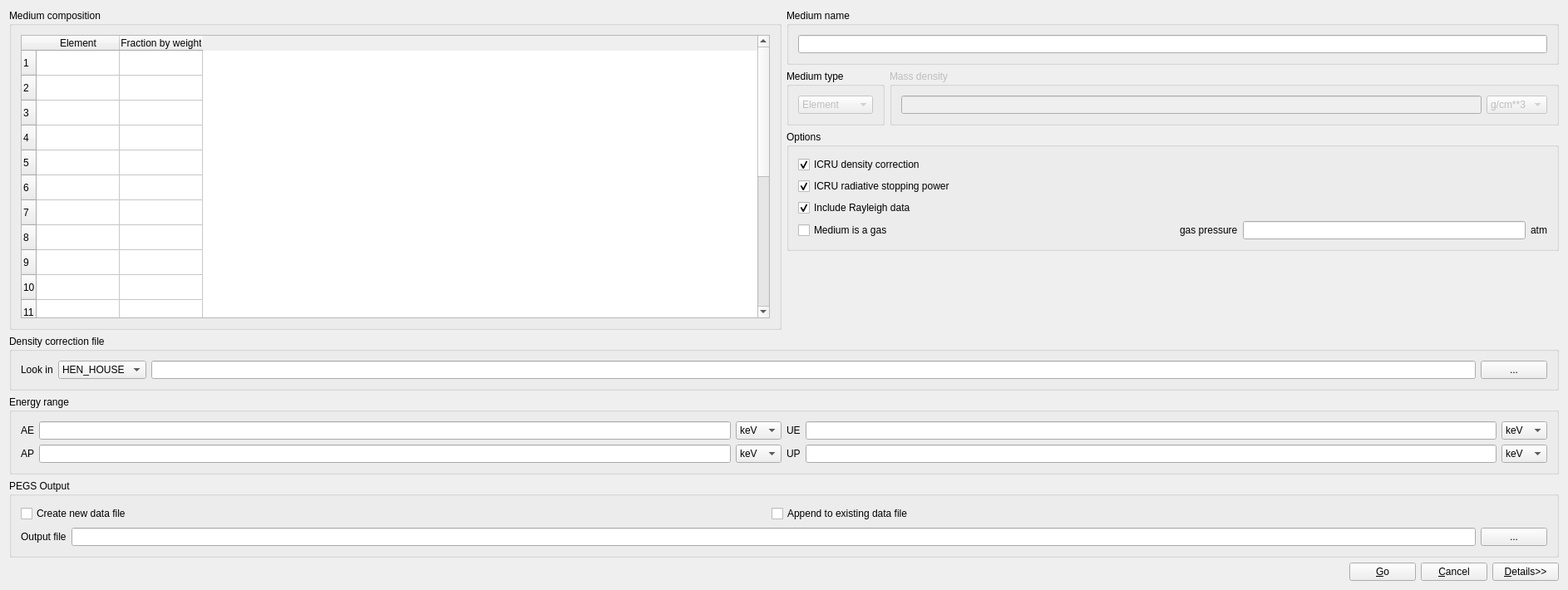
<?xml version="1.0" encoding="UTF-8"?>
<ui version="4.0">
 <comment>
###############################################################################
#
#  EGSnrc user interface for egs_gui pegs page
#  Copyright (C) 2015 National Research Council Canada
#
#  This file is part of EGSnrc.
#
#  EGSnrc is free software: you can redistribute it and/or modify it under
#  the terms of the GNU Affero General Public License as published by the
#  Free Software Foundation, either version 3 of the License, or (at your
#  option) any later version.
#
#  EGSnrc is distributed in the hope that it will be useful, but WITHOUT ANY
#  WARRANTY; without even the implied warranty of MERCHANTABILITY or FITNESS
#  FOR A PARTICULAR PURPOSE.  See the GNU Affero General Public License for
#  more details.
#
#  You should have received a copy of the GNU Affero General Public License
#  along with EGSnrc. If not, see http://www.gnu.org/licenses/.
#
###############################################################################
#
#  Author:          Iwan Kawrakow, 2003
#
#  Contributors:    Ernesto Mainegra-Hing
#
###############################################################################
</comment>
 <class>EGS_PegsPage</class>
 <widget class="QWidget" name="EGS_PegsPage">
  <property name="enabled">
   <bool>true</bool>
  </property>
  <property name="geometry">
   <rect>
    <x>0</x>
    <y>0</y>
    <width>1886</width>
    <height>710</height>
   </rect>
  </property>
  <property name="windowTitle">
   <string>Form1</string>
  </property>
  <layout class="QVBoxLayout" name="verticalLayout_5">
   <item>
    <layout class="QHBoxLayout" name="horizontalLayout_2">
     <item>
      <widget class="QGroupBox" name="groupBox6">
       <property name="minimumSize">
        <size>
         <width>261</width>
         <height>281</height>
        </size>
       </property>
       <property name="title">
        <string>Medium composition</string>
       </property>
       <layout class="QVBoxLayout" name="verticalLayout">
        <item>
         <widget class="QTableWidget" name="composition_table">
          <property name="rowCount">
           <number>20</number>
          </property>
          <property name="columnCount">
           <number>2</number>
          </property>
          <row/>
          <row/>
          <row/>
          <row/>
          <row/>
          <row/>
          <row/>
          <row/>
          <row/>
          <row/>
          <row/>
          <row/>
          <row/>
          <row/>
          <row/>
          <row/>
          <row/>
          <row/>
          <row/>
          <row/>
          <column>
           <property name="text">
            <string>Element</string>
           </property>
          </column>
          <column>
           <property name="text">
            <string>Fraction by weight</string>
           </property>
          </column>
         </widget>
        </item>
       </layout>
      </widget>
     </item>
     <item>
      <layout class="QVBoxLayout" name="verticalLayout_4">
       <item>
        <widget class="QGroupBox" name="groupBox11">
         <property name="title">
          <string>Medium name</string>
         </property>
         <layout class="QHBoxLayout">
          <item>
           <widget class="QLineEdit" name="medname_le"/>
          </item>
         </layout>
        </widget>
       </item>
       <item>
        <layout class="QHBoxLayout">
         <item>
          <widget class="QGroupBox" name="groupBox8">
           <property name="title">
            <string>Medium type</string>
           </property>
           <layout class="QHBoxLayout">
            <item>
             <widget class="QComboBox" name="medtype_cbox">
              <property name="enabled">
               <bool>false</bool>
              </property>
              <item>
               <property name="text">
                <string>Element</string>
               </property>
              </item>
              <item>
               <property name="text">
                <string>Compound</string>
               </property>
              </item>
              <item>
               <property name="text">
                <string>Mixture</string>
               </property>
              </item>
             </widget>
            </item>
           </layout>
          </widget>
         </item>
         <item>
          <widget class="QGroupBox" name="rho_group">
           <property name="enabled">
            <bool>false</bool>
           </property>
           <property name="title">
            <string>Mass density</string>
           </property>
           <layout class="QHBoxLayout">
            <item>
             <widget class="QLineEdit" name="rho_le"/>
            </item>
            <item>
             <widget class="QComboBox" name="comboBox2">
              <item>
               <property name="text">
                <string>g/cm**3</string>
               </property>
              </item>
              <item>
               <property name="text">
                <string>kg/m**3</string>
               </property>
              </item>
             </widget>
            </item>
           </layout>
          </widget>
         </item>
        </layout>
       </item>
       <item>
        <widget class="QGroupBox" name="groupBox3">
         <property name="title">
          <string>Options</string>
         </property>
         <layout class="QVBoxLayout" name="verticalLayout_3">
          <item>
           <layout class="QVBoxLayout" name="verticalLayout_2">
            <item>
             <widget class="QCheckBox" name="dc_icru_check">
              <property name="text">
               <string>ICRU density correction</string>
              </property>
              <property name="checked">
               <bool>true</bool>
              </property>
             </widget>
            </item>
            <item>
             <widget class="QCheckBox" name="rad_icru_check">
              <property name="text">
               <string>ICRU radiative stopping power</string>
              </property>
              <property name="checked">
               <bool>true</bool>
              </property>
             </widget>
            </item>
            <item>
             <widget class="QCheckBox" name="rayleigh_check">
              <property name="text">
               <string>Include Rayleigh data</string>
              </property>
              <property name="checked">
               <bool>true</bool>
              </property>
             </widget>
            </item>
            <item>
             <layout class="QHBoxLayout" name="horizontalLayout">
              <item>
               <widget class="QCheckBox" name="is_gas">
                <property name="text">
                 <string>Medium is a gas</string>
                </property>
               </widget>
              </item>
              <item>
               <spacer name="horizontalSpacer">
                <property name="orientation">
                 <enum>Qt::Horizontal</enum>
                </property>
                <property name="sizeHint" stdset="0">
                 <size>
                  <width>9</width>
                  <height>20</height>
                 </size>
                </property>
               </spacer>
              </item>
              <item>
               <widget class="QLabel" name="gaspLabel">
                <property name="text">
                 <string>gas pressure</string>
                </property>
               </widget>
              </item>
              <item>
               <widget class="QLineEdit" name="gaspEdit">
                <property name="sizePolicy">
                 <sizepolicy hsizetype="MinimumExpanding" vsizetype="Fixed">
                  <horstretch>0</horstretch>
                  <verstretch>0</verstretch>
                 </sizepolicy>
                </property>
               </widget>
              </item>
              <item>
               <widget class="QLabel" name="gaspUnits">
                <property name="text">
                 <string>atm</string>
                </property>
               </widget>
              </item>
             </layout>
            </item>
           </layout>
          </item>
         </layout>
        </widget>
       </item>
       <item>
        <spacer name="spacer5">
         <property name="orientation">
          <enum>Qt::Vertical</enum>
         </property>
         <property name="sizeType">
          <enum>QSizePolicy::Expanding</enum>
         </property>
         <property name="sizeHint" stdset="0">
          <size>
           <width>20</width>
           <height>30</height>
          </size>
         </property>
        </spacer>
       </item>
      </layout>
     </item>
    </layout>
   </item>
   <item>
    <widget class="QGroupBox" name="dc_group">
     <property name="title">
      <string>Density correction file</string>
     </property>
     <layout class="QHBoxLayout">
      <item>
       <widget class="QLabel" name="textLabel5">
        <property name="text">
         <string>Look in</string>
        </property>
        <property name="wordWrap">
         <bool>false</bool>
        </property>
       </widget>
      </item>
      <item>
       <widget class="QComboBox" name="dc_where">
        <item>
         <property name="text">
          <string>HEN_HOUSE</string>
         </property>
        </item>
        <item>
         <property name="text">
          <string>EGS_HOME</string>
         </property>
        </item>
       </widget>
      </item>
      <item>
       <widget class="QLineEdit" name="dc_file"/>
      </item>
      <item>
       <widget class="QPushButton" name="dc_button">
        <property name="text">
         <string>...</string>
        </property>
       </widget>
      </item>
     </layout>
    </widget>
   </item>
   <item>
    <widget class="QGroupBox" name="groupBox5">
     <property name="title">
      <string>Energy range</string>
     </property>
     <layout class="QGridLayout">
      <item row="0" column="0">
       <layout class="QHBoxLayout">
        <item>
         <widget class="QLabel" name="textLabel1">
          <property name="text">
           <string>AE</string>
          </property>
          <property name="wordWrap">
           <bool>false</bool>
          </property>
         </widget>
        </item>
        <item>
         <widget class="QLineEdit" name="ae_le"/>
        </item>
        <item>
         <widget class="QComboBox" name="ae_units">
          <item>
           <property name="text">
            <string>keV</string>
           </property>
          </item>
          <item>
           <property name="text">
            <string>MeV</string>
           </property>
          </item>
         </widget>
        </item>
       </layout>
      </item>
      <item row="1" column="0">
       <layout class="QHBoxLayout">
        <item>
         <widget class="QLabel" name="textLabel2">
          <property name="text">
           <string>AP</string>
          </property>
          <property name="wordWrap">
           <bool>false</bool>
          </property>
         </widget>
        </item>
        <item>
         <widget class="QLineEdit" name="ap_le"/>
        </item>
        <item>
         <widget class="QComboBox" name="ap_units">
          <item>
           <property name="text">
            <string>keV</string>
           </property>
          </item>
          <item>
           <property name="text">
            <string>MeV</string>
           </property>
          </item>
         </widget>
        </item>
       </layout>
      </item>
      <item row="0" column="1">
       <layout class="QHBoxLayout">
        <item>
         <widget class="QLabel" name="textLabel3">
          <property name="text">
           <string>UE</string>
          </property>
          <property name="wordWrap">
           <bool>false</bool>
          </property>
         </widget>
        </item>
        <item>
         <widget class="QLineEdit" name="ue_le"/>
        </item>
        <item>
         <widget class="QComboBox" name="ue_units">
          <item>
           <property name="text">
            <string>keV</string>
           </property>
          </item>
          <item>
           <property name="text">
            <string>MeV</string>
           </property>
          </item>
          <item>
           <property name="text">
            <string>GeV</string>
           </property>
          </item>
         </widget>
        </item>
       </layout>
      </item>
      <item row="1" column="1">
       <layout class="QHBoxLayout">
        <item>
         <widget class="QLabel" name="textLabel4">
          <property name="text">
           <string>UP</string>
          </property>
          <property name="wordWrap">
           <bool>false</bool>
          </property>
         </widget>
        </item>
        <item>
         <widget class="QLineEdit" name="up_le"/>
        </item>
        <item>
         <widget class="QComboBox" name="up_units">
          <item>
           <property name="text">
            <string>keV</string>
           </property>
          </item>
          <item>
           <property name="text">
            <string>MeV</string>
           </property>
          </item>
          <item>
           <property name="text">
            <string>GeV</string>
           </property>
          </item>
         </widget>
        </item>
       </layout>
      </item>
     </layout>
    </widget>
   </item>
   <item>
    <widget class="QGroupBox" name="groupBox10">
     <property name="title">
      <string>PEGS Output</string>
     </property>
     <layout class="QVBoxLayout">
      <item>
       <layout class="QHBoxLayout">
        <item>
         <widget class="QCheckBox" name="new_data_file">
          <property name="text">
           <string>Create new data file</string>
          </property>
         </widget>
        </item>
        <item>
         <spacer name="spacer2">
          <property name="orientation">
           <enum>Qt::Horizontal</enum>
          </property>
          <property name="sizeType">
           <enum>QSizePolicy::Expanding</enum>
          </property>
          <property name="sizeHint" stdset="0">
           <size>
            <width>85</width>
            <height>21</height>
           </size>
          </property>
         </spacer>
        </item>
        <item>
         <widget class="QCheckBox" name="append_to_datafile">
          <property name="text">
           <string>Append to existing data file</string>
          </property>
         </widget>
        </item>
        <item>
         <spacer name="spacer3">
          <property name="orientation">
           <enum>Qt::Horizontal</enum>
          </property>
          <property name="sizeType">
           <enum>QSizePolicy::Expanding</enum>
          </property>
          <property name="sizeHint" stdset="0">
           <size>
            <width>84</width>
            <height>20</height>
           </size>
          </property>
         </spacer>
        </item>
       </layout>
      </item>
      <item>
       <layout class="QHBoxLayout">
        <item>
         <widget class="QLabel" name="textLabel6">
          <property name="text">
           <string>Output file</string>
          </property>
          <property name="wordWrap">
           <bool>false</bool>
          </property>
         </widget>
        </item>
        <item>
         <widget class="QLineEdit" name="ofile_le"/>
        </item>
        <item>
         <widget class="QPushButton" name="ofile_b">
          <property name="text">
           <string>...</string>
          </property>
         </widget>
        </item>
       </layout>
      </item>
     </layout>
    </widget>
   </item>
   <item>
    <layout class="QHBoxLayout">
     <item>
      <spacer name="spacer4">
       <property name="orientation">
        <enum>Qt::Horizontal</enum>
       </property>
       <property name="sizeType">
        <enum>QSizePolicy::Expanding</enum>
       </property>
       <property name="sizeHint" stdset="0">
        <size>
         <width>330</width>
         <height>21</height>
        </size>
       </property>
      </spacer>
     </item>
     <item>
      <widget class="QPushButton" name="go_button">
       <property name="text">
        <string>&amp;Go</string>
       </property>
      </widget>
     </item>
     <item>
      <widget class="QPushButton" name="cancel_button">
       <property name="text">
        <string>&amp;Cancel</string>
       </property>
      </widget>
     </item>
     <item>
      <widget class="QPushButton" name="details_b">
       <property name="text">
        <string>&amp;Details&gt;&gt;</string>
       </property>
      </widget>
     </item>
    </layout>
   </item>
  </layout>
 </widget>
 <layoutdefault spacing="6" margin="11"/>
 <resources/>
 <connections>
  <connection>
   <sender>dc_icru_check</sender>
   <signal>toggled(bool)</signal>
   <receiver>EGS_PegsPage</receiver>
   <slot>densityIcruChanged(bool)</slot>
   <hints>
    <hint type="sourcelabel">
     <x>20</x>
     <y>20</y>
    </hint>
    <hint type="destinationlabel">
     <x>20</x>
     <y>20</y>
    </hint>
   </hints>
  </connection>
  <connection>
   <sender>medtype_cbox</sender>
   <signal>activated(QString)</signal>
   <receiver>EGS_PegsPage</receiver>
   <slot>medtypeChanged(QString)</slot>
   <hints>
    <hint type="sourcelabel">
     <x>20</x>
     <y>20</y>
    </hint>
    <hint type="destinationlabel">
     <x>20</x>
     <y>20</y>
    </hint>
   </hints>
  </connection>
  <connection>
   <sender>dc_button</sender>
   <signal>clicked()</signal>
   <receiver>EGS_PegsPage</receiver>
   <slot>getDensityFile()</slot>
   <hints>
    <hint type="sourcelabel">
     <x>20</x>
     <y>20</y>
    </hint>
    <hint type="destinationlabel">
     <x>20</x>
     <y>20</y>
    </hint>
   </hints>
  </connection>
  <connection>
   <sender>details_b</sender>
   <signal>clicked()</signal>
   <receiver>EGS_PegsPage</receiver>
   <slot>showHideDetails()</slot>
   <hints>
    <hint type="sourcelabel">
     <x>20</x>
     <y>20</y>
    </hint>
    <hint type="destinationlabel">
     <x>20</x>
     <y>20</y>
    </hint>
   </hints>
  </connection>
  <connection>
   <sender>is_gas</sender>
   <signal>toggled(bool)</signal>
   <receiver>EGS_PegsPage</receiver>
   <slot>enable_gaspEdit()</slot>
   <hints>
    <hint type="sourcelabel">
     <x>1032</x>
     <y>297</y>
    </hint>
    <hint type="destinationlabel">
     <x>942</x>
     <y>388</y>
    </hint>
   </hints>
  </connection>
 </connections>
</ui>
